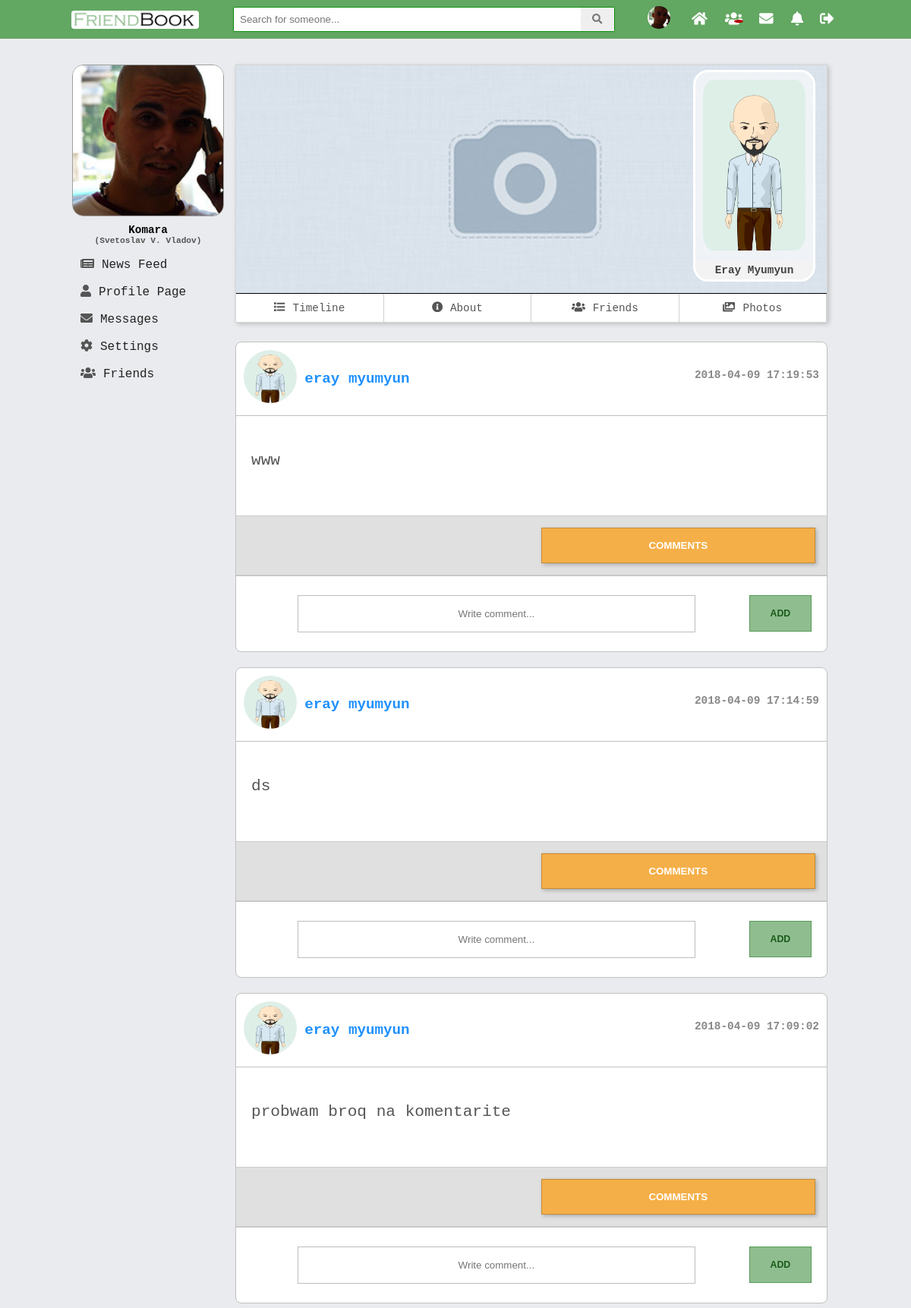
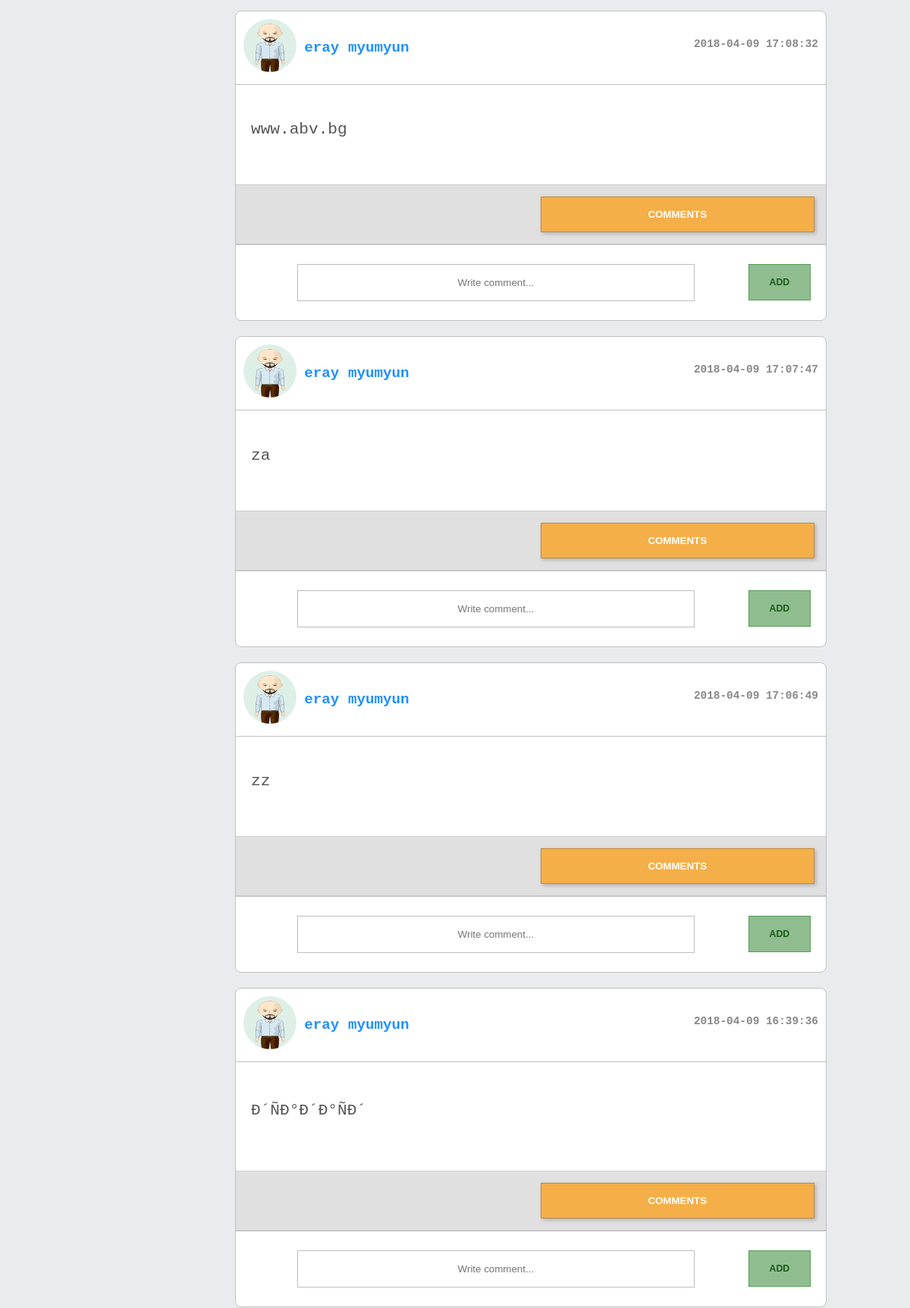
Page /V2.0/view/profile.php?id=4 (signed in, upper part) on the committed database (2 pictures, top to bottom).
### tables this page shows
CREATE TABLE `users` (
  `id` int(11) NOT NULL,
  `first_name` varchar(45) DEFAULT NULL,
  `last_name` varchar(45) DEFAULT NULL,
  `email` varchar(100) NOT NULL,
  `password` varchar(150) NOT NULL,
  `reg_date` timestamp NOT NULL DEFAULT CURRENT_TIMESTAMP ON UPDATE CURRENT_TIMESTAMP,
  `gender` varchar(45) NOT NULL,
  `birthday` date NOT NULL,
  `relation_status` varchar(30) DEFAULT NULL,
  `profile_pic` varchar(200) NOT NULL,
  `profile_cover` varchar(200) NOT NULL,
  `description` varchar(500) DEFAULT NULL,
  `display_name` varchar(45) DEFAULT NULL,
  `country_id` int(11) DEFAULT NULL,
  `mobile_number` int(11) DEFAULT NULL,
  `www` varchar(100) DEFAULT NULL,
  `skype` varchar(50) DEFAULT NULL
);

CREATE TABLE `posts` (
  `id` int(11) NOT NULL,
  `description` text NOT NULL,
  `create_date` timestamp NOT NULL DEFAULT CURRENT_TIMESTAMP ON UPDATE CURRENT_TIMESTAMP,
  `edit_date` datetime DEFAULT NULL,
  `user_id` int(11) NOT NULL
);

### V2.0/model/users_dao.php (called while the page is built, shortened)
<?php
function getUserInfo($user_id) {
    $pdo = $GLOBALS['pdo'];
    $statement = $pdo->prepare("SELECT profile_pic, profile_cover, id, first_name, last_name
                                FROM users
                                WHERE users.id = ?
                                ");
    $statement->execute(array($user_id));
    $result = $statement->fetch(PDO::FETCH_ASSOC);
    return $result;
}

### V2.0/model/posts_dao.php (called while the page is built, shortened)
<?php
function getOwnPosts($user_id) {
    $pdo = $GLOBALS['pdo'];
    $statement = $pdo->prepare("SELECT posts.id AS post_id, posts.description, posts.create_date, users.id AS user_id, users.first_name, users.last_name, users.profile_pic, users.profile_cover,users.gender
                                FROM posts
                                JOIN users ON posts.user_id = users.id
                                WHERE users.id = ?
                                ORDER BY posts.create_date DESC;");
    $statement->execute(array($user_id));
    $result = $statement->fetchAll(PDO::FETCH_ASSOC);
    return $result;
}

### V2.0/include/modules/profile_feed_posts.php (the view, shortened to what this page needs)
<div id="newsfeed">
    <?php
    if (isset($_GET['id'])) {
        $allPosts = getOwnPosts($_GET['id']);
    }
    else {
        $allPosts = getOwnPosts($_SESSION['logged']['id']);
    }
    foreach ($allPosts as $post) {?>
        <div class="post">
            <div class="user_info">
                <div class="icon"><img src="<?php echo $post['profile_pic']; ?>" alt="icon" class="img-rounded center-block"></div>
                <div class="name"><a href="profile.php?id=<?php echo $post['user_id']?>" class="<?php echo ($post['gender'] == 'female') ? "female" : "male"?>"><?php echo $post["first_name"] . " " . $post["last_name"]; ?></a></div>
                <div class="date"><?php echo $post['create_date']; ?></div>
            </div>
            <div class="description">
                <p><?php echo $post["description"]; ?></p>
            </div>
            <div class="post_navigation">
                <div class="like-container" id="like-container<?php echo $post['post_id']?>">
                </div>
                <div class="comments-buttons">
                    <button onclick="displayComments(<?php echo $post['post_id']?>)" type="button" class="display_comments" name="button" id="comment_btn<?php echo $post['post_id']?>">COMMENTS</button>
                </div>
            </div>
            <div class="add-comment-div">
                <input type="text" placeholder="Write comment..." class="comment-textarea<?= $post['post_id'] ?>" name="comment_description">
                <button id="add<?php echo $post['post_id']?>" class="mini-btn">add</button>
            </div>
        </div>
    <?php }?>
</div>

### V2.0/view/profile.php (shortened to what this page needs)
<?php
    require_once "../include/header.php";
    require_once  "../include/mainHeader.php";
    require_once "../model/users_dao.php";
    require_once "../model/posts_dao.php";
    if(isset($_GET['id'])){
        $userIdInfo = getUserInfo(htmlentities($_GET['id']));
        $profilePic = $userIdInfo["profile_pic"];
        $profileCover = $userIdInfo["profile_cover"];
        $userName = $userIdInfo["first_name"] . " " . $userIdInfo["last_name"];
        $allPosts = getOwnPosts($_GET['id']);
    }
    else{
        $profilePic = $_SESSION["logged"]["profile_pic"];
        $profileCover = $_SESSION["logged"]["profile_cover"];
        $allPosts = getOwnPosts($_SESSION["logged"]["id"]);
    }
?>
    <div id="left-col-grid">
        <div class="lwrap">
            <?php
            require_once  "../include/modules/leftProfileInfo.php";
            require_once  "../include/modules/leftNav.php";
            ?>
        </div>
    </div>
    <div id="content-grid">
        <div id="profileHolder">
            <div id="cover">
                <img  id="cover_img" src="<?php echo $profileCover; ?>" alt="user cover picture">
                <?php
                if(isset($_GET["id"]) && $_GET["id"] != $_SESSION["logged"]["id"]){
                    ?>
                    <div id="userPictrue">
                        <img  id="other_cover_img" src="<?php echo $profilePic; ?>" alt="user profile picture">
                        <div class="profile-mini-name"><?php echo $userName; ?></div>
                    </div>
                    <?php
                }
                        ?>
            </div>
            <?php require_once '../include/profile_nav.php'; ?>
        </div>
        <div id="timeline">
            <?php require_once '../include/modules/profile_feed_posts.php'; ?>
        </div>
    </div>
<?php
    require_once "../include/mainFooter.php";
    require_once "../include/footer.php";
?>

### V2.0/assets/css/comment_module.css (style rules this page uses)
div.icon img { height: 70px; border-radius: 50%; width: 70px; }
div.date { float: right; top: 25px; position: relative; font-size: 0.9rem; }
.user_info { color: #888; font-weight: bold; padding: 10px; font-size: 1.2em; border-bottom: 1px solid #c1c1c1; }
.description p { font-size: 1.1em; color: #555; }
.post_navigation { display: grid; grid-template-columns: 1fr 1fr; grid-gap: 25px; margin: 15px 0px 0; background: #e0e0e0; padding: 15px; border-top: 1px solid #cdcdcd; border-bottom: 1px solid #cdcdcd; }
.name, .icon { display: inline-block; vertical-align: middle; font-size: 1.2rem; }
.description { padding: 25px 20px; font-size: 1.2rem; }
input[type="text"] { padding: 16px; width: 70%; box-sizing: border-box; }
.comments-buttons button { background: #f5af48; color: white; font-weight: bold; font-family: arial; border: 1px solid #c18a38; transition: background 0.4s ease-in-out; cursor: pointer; }
.like-button, .dislike-button, .comments-buttons button { padding: 15px; width: 100%; box-shadow: 2px 2px 5px #0000003b; }

### V2.0/assets/css/main.css (style rules this page uses)
body { font-size: 1.1em; padding: 0; background-color: #e9ebee; margin: 0; padding-top: 35px; position: relative; font-family: monospace; }
#left-col-grid { grid-area: left; }
#content-grid { grid-area: main; }
#left-col-grid { box-sizing: border-box; position: relative; width: 200px; }
#left-col-grid > *,#right-col-grid > * { position: fixed; width: inherit; font-family: monospace; }
.post { background: white; border-radius: 8px; box-sizing: border-box; margin: 20px 0; position: relative; border: 1px solid #c1c1c1; }
.mini-btn { padding: 10px 0; width: 100%; max-width: 100px; text-transform: uppercase; font-weight: bold; font-size: 0.7em; color: #175a17; margin: 0 5px; border-radius: inherit; float: right; cursor: pointer; transition: background 0.3s ease-in-out, color 0.3s ease-in-out; background: #90bd90; vertical-align: middle; border: 1px solid #569a56; }
.add-comment-div { width: 100%; text-align: center; padding: 25px 15px; border-top: 1px solid #c1c1c1; box-sizing: border-box; }
.male { color: dodgerblue !important; text-decoration: none; }
div#userPictrue { position: absolute; background: #ffffff96; bottom: 15px; right: 15px; text-align: center; border-radius: 20px; overflow: hidden; border: 3px solid white; }
div#userPictrue img { max-width: 135px; border-radius: 10%; margin: 10px; }
div#cover { position: relative; height: 300px; width: 100%; overflow: hidden; }
div#profileHolder { background: white; box-shadow: 2px 2px 6px #00000030; border: 1px solid #0000002b; box-sizing: border-box; margin-bottom: 25px; }
.profile-mini-name { background: #f3f3f3; text-transform: capitalize; font-size: 0.9rem; font-weight: bold; color: #444; padding: 4px 0; box-sizing: border-box; }
.add-comment-div input { width: 85%; padding: 10px 0px; text-align: center; border: 1px solid #55555561; transition: background 0.3s ease-in-out, padding 0.4s ease-in-out; }
.add-comment-div button { width: 11%; padding: 16px 0 !important; }
.like-container { position: relative; }
div.icon img { height: 70px; }
.description p { font-size: 1.1em; color: #555; }
.post_navigation { display: grid; grid-template-columns: 1fr 1fr; grid-gap: 25px; margin: 15px 0px 0; background: #e0e0e0; padding: 15px; border-top: 1px solid #c1c1c1; border-bottom: 1px solid #c1c1c1; }
input[name="comment_description"] { padding: 10px; width: 85%; box-sizing: border-box; }
img#cover_img { width: 100%; max-width: 778px; }
div#timeline { display: block; }

### rows in the picture
users: profile_cover (placeholder picture), profile_pic (picture), userName "Eray Myumyun"
posts: user.profile_pic (picture), user.first_name "eray", user.last_name "myumyun", create_date "2018-04-09 17:19:53", description "www"
posts: user.profile_pic (picture), user.first_name "eray", user.last_name "myumyun", create_date "2018-04-09 17:14:59", description "ds"
posts: user.profile_pic (picture), user.first_name "eray", user.last_name "myumyun", create_date "2018-04-09 17:09:02", description "probwam broq na komentarite"
posts: user.profile_pic (picture), user.first_name "eray", user.last_name "myumyun", create_date "2018-04-09 17:08:32", description "www.abv.bg"
posts: user.profile_pic (picture), user.first_name "eray", user.last_name "myumyun", create_date "2018-04-09 17:07:47", description "za"
posts: user.profile_pic (picture), user.first_name "eray", user.last_name "myumyun", create_date "2018-04-09 17:06:49", description "zz"
posts: user.profile_pic (picture), user.first_name "eray", user.last_name "myumyun", create_date "2018-04-09 16:39:36", description "Ð´ÑÐ°Ð´Ð°ÑÐ´"

### other values in the picture
$_SESSION['logged']["display_name"] "Komara"
$_SESSION['logged']["full_name"] "Svetoslav V. Vladov"
